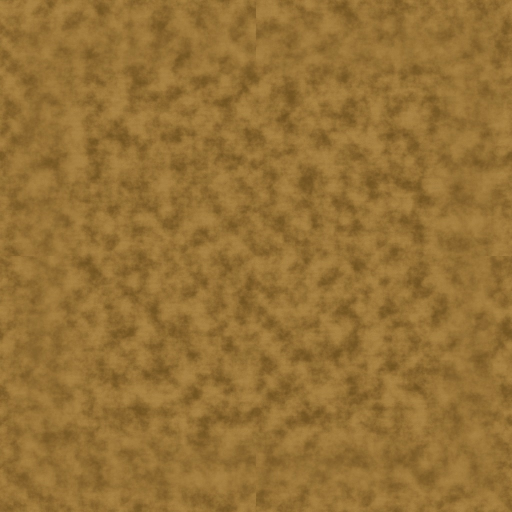
#> input picture scripts/assets/blender_tidehold/BrassCourse_Color.jpg, 1024 x 1024 px (shown at 1/2 size)
$ python compose_icon.py ../blender_tidehold/BrassCourse_Color.jpg ../blender_tidehold/BrassCourse_Normal.jpg
#> lines starting #> are read from the running program, lines starting #| are printed output that depends on the picture
"""Paint the woc-item-icon-v1 ground under a transparent subject render and save the opaque
512 master (docs/design/item-icon-art-style.md): a low-key radial vignette, navy at the heart
easing to umber-black at the corners, a little painted grain, a soft contact glow under the
subject, and a light brush pass over the whole square so it does not read as a raw 3D thumbnail.

  python scripts/assets/lantern_hall_steed/compose_icon.py <subject.png> <out.png> [r,g,b] [--bloom]

--bloom adds the game's bloom to a lit subject: its brightest texels blurred and screened back
over it (the Armory card's lantern-fire).

Original work for this project.
"""
import random
import sys

from PIL import Image, ImageChops, ImageEnhance, ImageFilter

subject_path, out_path = sys.argv[1], sys.argv[2]
args = [a for a in sys.argv[3:] if not a.startswith('--')]
BLOOM = '--bloom' in sys.argv
heart = tuple(int(c) for c in args[0].split(',')) if args else (34, 40, 66)
SIZE = 512
rim = (10, 9, 12)

ground = Image.new('RGB', (SIZE, SIZE))
#> ground: PIL image 512x512 RGB; every value is 0
px = ground.load()
rng = random.Random(20261016)
for y in range(SIZE):
    for x in range(SIZE):
        dx, dy = (x - SIZE * 0.46) / SIZE, (y - SIZE * 0.42) / SIZE
        d = min(1.0, (dx * dx + dy * dy) ** 0.5 / 0.62)
        t = d * d * (3 - 2 * d)
        grain = rng.uniform(-4, 4)
        px[x, y] = tuple(max(0, min(255, int(h + (r - h) * t + grain))) for h, r in zip(heart, rim))
ground = ground.filter(ImageFilter.GaussianBlur(2))
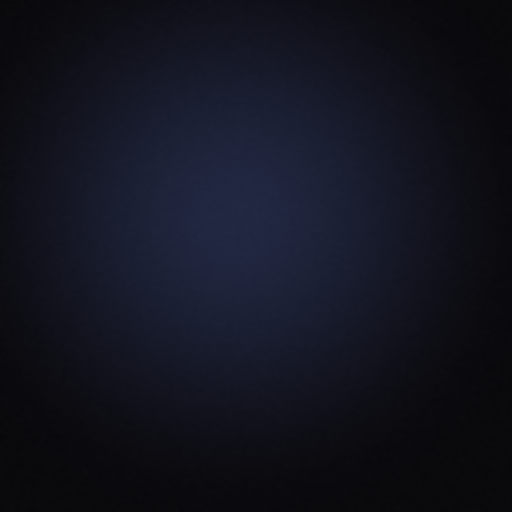
#> ground: PIL image 512x512 RGB; mean R, G, B 17.9, 19.4, 30.5

subject = Image.open(subject_path).convert('RGBA')
# a warm glow pooled behind the subject, from its own alpha
glow = subject.split()[3].filter(ImageFilter.GaussianBlur(28))
#> glow: PIL image 1024x1024 L; every value is 255
warm = Image.new('RGB', (SIZE, SIZE), (120, 72, 30))
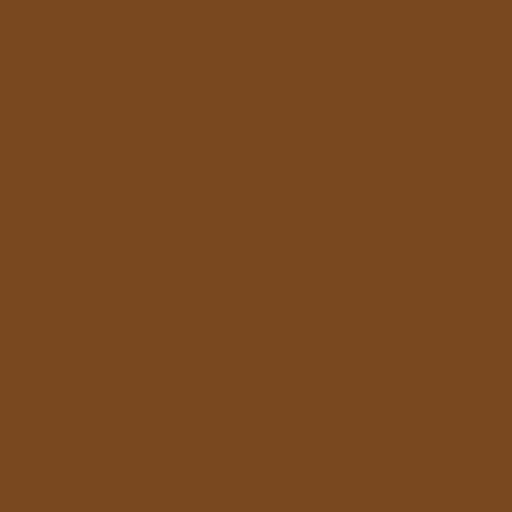
#> warm: PIL image 512x512 RGB; mean R, G, B 120, 72, 30
#> (the run stopped early here; a loop or call above may not have finished)
